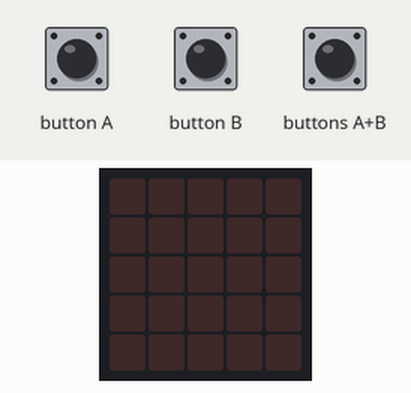
Simulated run of this program. Board: BBC micro:bit (MakeCode). Shown: the board's 5×5 LED display. Inputs (shaded band) come from the test bench.

Above: at 1.2 s.
1.3 s: button A pressed for 0.15 s
At 1.5 s:
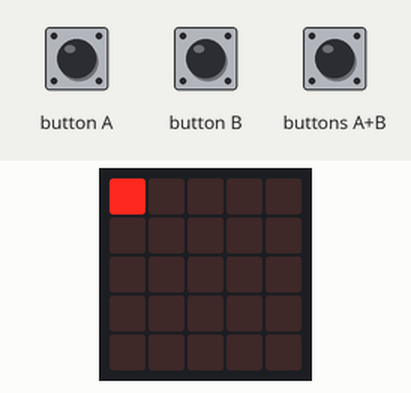
At 1.9 s:
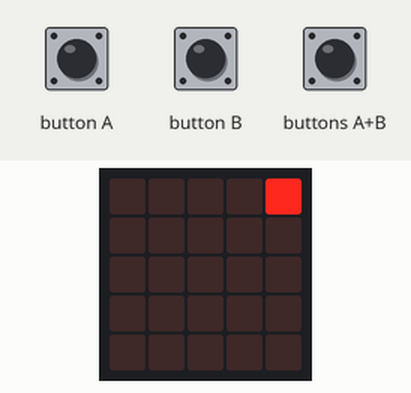
4.3 s: button B pressed for 0.15 s
At 4.6 s:
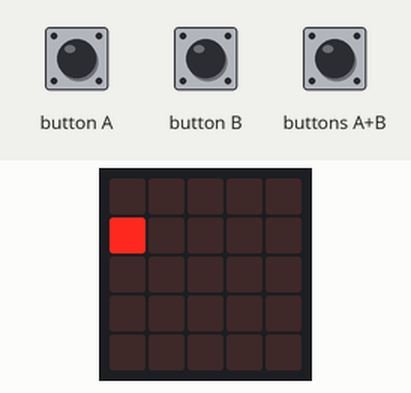
Timing chart, 0 to 7.3 s (numbered marks = the images above; inputs shaded):
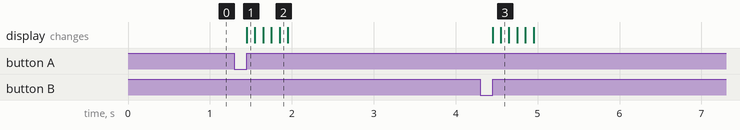

Measured:
- after the input at 1.3 s, the display: changes after 0.15 s (image 1)
- after the input at 4.3 s, the display: first changes after 0.15 s (image 3 shows a later state)

The program:

main.ts
```typescript
let timer_ = 0
let Yvalue = 0
input.onButtonPressed(Button.A, function () {
    timer_ = 0
    for (let index = 0; index < 5; index++) {
        led.plot(timer_, 0)
        basic.pause(100)
        timer_ += 1
        basic.clearScreen()
    }
})
input.onButtonPressed(Button.AB, function () {

})
input.onButtonPressed(Button.B, function () {
    Yvalue = 0
    for (let index = 0; index < 5; index++) {
        led.plot(0, Yvalue)
        basic.pause(100)
        Yvalue += 1
        basic.clearScreen()
    }
})
basic.forever(function () {

})
```

test.ts
```typescript
// 在這裡測試；當此封包作為擴充功能時，將不會編譯此內容。
```
